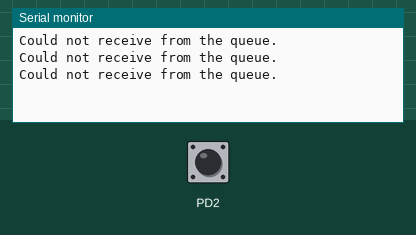
The program below on a simulated ATmega328P, built with avr-gcc and emulated at 16 MHz. Shown: the last lines printed to the serial monitor. The inputs (shaded band) are chosen by the test bench; at power-on: PD2 LOW.

Above: at 1.2 s.
1.3 s: PD2 driven HIGH
At 1.86 s:
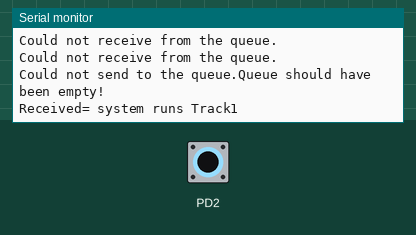
3.0 s: PD2 driven LOW
At 3.38 s:
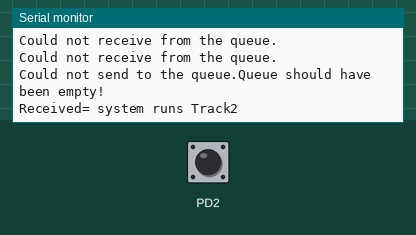
4.5 s: PD2 pulsed HIGH 2 times (0.12 s each, 0.3 s apart)
At 5.01 s:
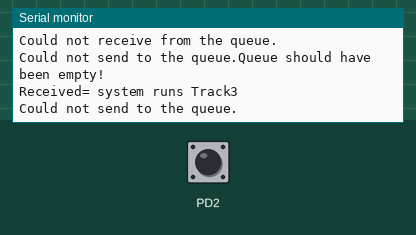
6.6 s: PD2 pulsed HIGH 5 times (0.12 s each, 0.3 s apart)
At 7.4 s:
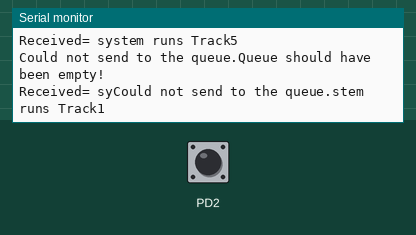
Timing chart, 0 to 9.6 s (numbered marks = the images above; inputs shaded):
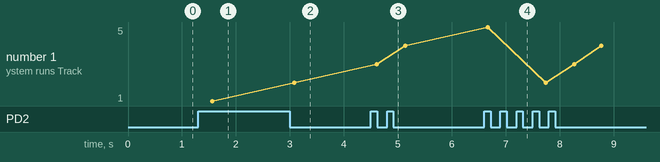

The program:

ArduinoUnoFreertos.c
```c
#define F_CPU 16000000UL
#define TrackSize 5

#include "FreeRTOS.h"
#include "task.h"
#include "semphr.h"
#include "USART.h"
#include "queue.h"

#include <stdio.h>
#include <string.h>
#include <stdlib.h>
#include <avr/io.h>
#include <util/delay.h>

static void vGetNextTrack();
static void vReceiverTask(void *pvParameters );

/*-----------------------------------------------------------*/

volatile unsigned long lastInterrupt;

volatile int playListIndex = 0;
char const *playList[] = {"Track1", "Track2", "Track3", "Track4", "Track5"};

QueueHandle_t xQueue;

//-----------------------------------------------------------

int main(void)
{
	// todo #1
	// 1. disable global interrupt
	cli();
	// 2. assign vGetNextTrack method to external Int0 attachinter
	attachInterrupt(0, vGetNextTrack, 1);
   USART_init();
    /* The queue is created to hold a maximum of 5 long values. */
    xQueue = xQueueCreate(5, sizeof(char *));
	if( xQueue != NULL )
	{
		xTaskCreate(vReceiverTask, "Receiver", 256, NULL, 2, NULL );
		sei();
		vTaskStartScheduler();
	}
	else
		USART_sendstr("The queue could not be created");

	for( ;; );
	return 0;

}


static void vGetNextTrack()
{
  char *lValueToSend = NULL;
  BaseType_t xStatus;

  if(xTaskGetTickCountFromISR() - lastInterrupt > 500) // we set a 10ms no-interrupts window
  {
	// todo #2
 	// 1. set lValueToSend to the right track
	  lValueToSend = (char *)playList[playListIndex];
 	// 2. send lValueToSend to Queue using appropriate methods 'suffix by FromISR'
	 lastInterrupt = xQueueSendFromISR(xQueue, &lValueToSend, 0);
    if( xStatus != pdPASS )
      USART_sendstr("Could not send to the queue.");

    lastInterrupt = xTaskGetTickCountFromISR();

    playListIndex++;
	if(playListIndex >= TrackSize)
	  playListIndex = 0;
  }
}


static void vReceiverTask( void *pvParameters )
{
/* Declare the variable that will hold the values received from the queue. */
    char * lReceivedValue;
    BaseType_t xStatus;
    const TickType_t xTicksToWait = pdMS_TO_TICKS( 99UL );
   	TickType_t xLastWakeTime = xTaskGetTickCount();
	for( ;; )
	{
		if( uxQueueMessagesWaiting( xQueue ) != 0 )
			USART_sendstr("Queue should have been empty!\r\n");

		xStatus = xQueueReceive( xQueue, &lReceivedValue, xTicksToWait );
		if( xStatus == pdPASS )
		{
			USART_sendstr("Received= system runs ");
			USART_sendstr(lReceivedValue);
			USART_sendstr( "\r\n");
		}
		else
			USART_sendstr("Could not receive from the queue.\r\n" );

		vTaskDelayUntil(&xLastWakeTime, (1000 / portTICK_PERIOD_MS));
	}
}
```

WInterrupts.c
```c
/* -*- mode: jde; c-basic-offset: 2; indent-tabs-mode: nil -*- */

/*
  Part of the Wiring project - http://wiring.uniandes.edu.co

  Copyright (c) 2004-05 Hernando Barragan

  This library is free software; you can redistribute it and/or
  modify it under the terms of the GNU Lesser General Public
  License as published by the Free Software Foundation; either
  version 2.1 of the License, or (at your option) any later version.

  This library is distributed in the hope that it will be useful,
  but WITHOUT ANY WARRANTY; without even the implied warranty of
  MERCHANTABILITY or FITNESS FOR A PARTICULAR PURPOSE.  See the GNU
  Lesser General Public License for more details.

  You should have received a copy of the GNU Lesser General
  Public License along with this library; if not, write to the
  Free Software Foundation, Inc., 59 Temple Place, Suite 330,
  Boston, MA  02111-1307  USA

  Modified 24 November 2006 by David A. Mellis
  Modified 1 August 2010 by Mark Sproul
*/

#include <inttypes.h>
#include <avr/io.h>
#include <avr/interrupt.h>
#include <avr/pgmspace.h>
#include <stdio.h>

#include "wiring_private.h"

static volatile voidFuncPtr intFunc[EXTERNAL_NUM_INTERRUPTS];
// volatile static voidFuncPtr twiIntFunc;

void attachInterrupt(uint8_t interruptNum, void (*userFunc)(void), int mode) {
  if(interruptNum < EXTERNAL_NUM_INTERRUPTS) {
    intFunc[interruptNum] = userFunc;

    // Configure the interrupt mode (trigger on low input, any change, rising
    // edge, or falling edge).  The mode constants were chosen to correspond
    // to the configuration bits in the hardware register, so we simply shift
    // the mode into place.

    // Enable the interrupt.

    switch (interruptNum) {
#if defined(__AVR_ATmega32U4__)
	// I hate doing this, but the register assignment differs between the 1280/2560
	// and the 32U4.  Since avrlib defines registers PCMSK1 and PCMSK2 that aren't
	// even present on the 32U4 this is the only way to distinguish between them.
    case 0:
	EICRA = (EICRA & ~((1<<ISC00) | (1<<ISC01))) | (mode << ISC00);
	EIMSK |= (1<<INT0);
	break;
    case 1:
	EICRA = (EICRA & ~((1<<ISC10) | (1<<ISC11))) | (mode << ISC10);
	EIMSK |= (1<<INT1);
	break;
    case 2:
        EICRA = (EICRA & ~((1<<ISC20) | (1<<ISC21))) | (mode << ISC20);
        EIMSK |= (1<<INT2);
        break;
    case 3:
        EICRA = (EICRA & ~((1<<ISC30) | (1<<ISC31))) | (mode << ISC30);
        EIMSK |= (1<<INT3);
        break;
    case 4:
        EICRB = (EICRB & ~((1<<ISC60) | (1<<ISC61))) | (mode << ISC60);
        EIMSK |= (1<<INT6);
        break;
#elif defined(EICRA) && defined(EICRB) && defined(EIMSK)
    case 2:
      EICRA = (EICRA & ~((1 << ISC00) | (1 << ISC01))) | (mode << ISC00);
      EIMSK |= (1 << INT0);
      break;
    case 3:
      EICRA = (EICRA & ~((1 << ISC10) | (1 << ISC11))) | (mode << ISC10);
      EIMSK |= (1 << INT1);
      break;
    case 4:
      EICRA = (EICRA & ~((1 << ISC20) | (1 << ISC21))) | (mode << ISC20);
      EIMSK |= (1 << INT2);
      break;
    case 5:
      EICRA = (EICRA & ~((1 << ISC30) | (1 << ISC31))) | (mode << ISC30);
      EIMSK |= (1 << INT3);
      break;
    case 0:
      EICRB = (EICRB & ~((1 << ISC40) | (1 << ISC41))) | (mode << ISC40);
      EIMSK |= (1 << INT4);
      break;
    case 1:
      EICRB = (EICRB & ~((1 << ISC50) | (1 << ISC51))) | (mode << ISC50);
      EIMSK |= (1 << INT5);
      break;
    case 6:
      EICRB = (EICRB & ~((1 << ISC60) | (1 << ISC61))) | (mode << ISC60);
      EIMSK |= (1 << INT6);
      break;
    case 7:
      EICRB = (EICRB & ~((1 << ISC70) | (1 << ISC71))) | (mode << ISC70);
      EIMSK |= (1 << INT7);
      break;
#else
    case 0:
    #if defined(EICRA) && defined(ISC00) && defined(EIMSK)
      EICRA = (EICRA & ~((1 << ISC00) | (1 << ISC01))) | (mode << ISC00);
      EIMSK |= (1 << INT0);
    #elif defined(MCUCR) && defined(ISC00) && defined(GICR)
      MCUCR = (MCUCR & ~((1 << ISC00) | (1 << ISC01))) | (mode << ISC00);
      GICR |= (1 << INT0);
    #elif defined(MCUCR) && defined(ISC00) && defined(GIMSK)
      MCUCR = (MCUCR & ~((1 << ISC00) | (1 << ISC01))) | (mode << ISC00);
      GIMSK |= (1 << INT0);
    #else
      #error attachInterrupt not finished for this CPU (case 0)
    #endif
      break;

    case 1:
    #if defined(EICRA) && defined(ISC10) && defined(ISC11) && defined(EIMSK)
      EICRA = (EICRA & ~((1 << ISC10) | (1 << ISC11))) | (mode << ISC10);
      EIMSK |= (1 << INT1);
    #elif defined(MCUCR) && defined(ISC10) && defined(ISC11) && defined(GICR)
      MCUCR = (MCUCR & ~((1 << ISC10) | (1 << ISC11))) | (mode << ISC10);
      GICR |= (1 << INT1);
    #elif defined(MCUCR) && defined(ISC10) && defined(GIMSK) && defined(GIMSK)
      MCUCR = (MCUCR & ~((1 << ISC10) | (1 << ISC11))) | (mode << ISC10);
      GIMSK |= (1 << INT1);
    #else
      #warning attachInterrupt may need some more work for this cpu (case 1)
    #endif
      break;

    case 2:
    #if defined(EICRA) && defined(ISC20) && defined(ISC21) && defined(EIMSK)
      EICRA = (EICRA & ~((1 << ISC20) | (1 << ISC21))) | (mode << ISC20);
      EIMSK |= (1 << INT2);
    #elif defined(MCUCR) && defined(ISC20) && defined(ISC21) && defined(GICR)
      MCUCR = (MCUCR & ~((1 << ISC20) | (1 << ISC21))) | (mode << ISC20);
      GICR |= (1 << INT2);
    #elif defined(MCUCR) && defined(ISC20) && defined(GIMSK) && defined(GIMSK)
      MCUCR = (MCUCR & ~((1 << ISC20) | (1 << ISC21))) | (mode << ISC20);
      GIMSK |= (1 << INT2);
    #endif
      break;
#endif
    }
  }
}

void detachInterrupt(uint8_t interruptNum) {
  if(interruptNum < EXTERNAL_NUM_INTERRUPTS) {
    // Disable the interrupt.  (We can't assume that interruptNum is equal
    // to the number of the EIMSK bit to clear, as this isn't true on the
    // ATmega8.  There, INT0 is 6 and INT1 is 7.)
    switch (interruptNum) {
#if defined(__AVR_ATmega32U4__)
    case 0:
        EIMSK &= ~(1<<INT0);
        break;
    case 1:
        EIMSK &= ~(1<<INT1);
        break;
    case 2:
        EIMSK &= ~(1<<INT2);
        break;
    case 3:
        EIMSK &= ~(1<<INT3);
        break;
    case 4:
        EIMSK &= ~(1<<INT6);
        break;
#elif defined(EICRA) && defined(EICRB) && defined(EIMSK)
    case 2:
      EIMSK &= ~(1 << INT0);
      break;
    case 3:
      EIMSK &= ~(1 << INT1);
      break;
    case 4:
      EIMSK &= ~(1 << INT2);
      break;
    case 5:
      EIMSK &= ~(1 << INT3);
      break;
    case 0:
      EIMSK &= ~(1 << INT4);
      break;
    case 1:
      EIMSK &= ~(1 << INT5);
      break;
    case 6:
      EIMSK &= ~(1 << INT6);
      break;
    case 7:
      EIMSK &= ~(1 << INT7);
      break;
#else
    case 0:
    #if defined(EIMSK) && defined(INT0)
      EIMSK &= ~(1 << INT0);
    #elif defined(GICR) && defined(ISC00)
      GICR &= ~(1 << INT0); // atmega32
    #elif defined(GIMSK) && defined(INT0)
      GIMSK &= ~(1 << INT0);
    #else
      #error detachInterrupt not finished for this cpu
    #endif
      break;

    case 1:
    #if defined(EIMSK) && defined(INT1)
      EIMSK &= ~(1 << INT1);
    #elif defined(GICR) && defined(INT1)
      GICR &= ~(1 << INT1); // atmega32
    #elif defined(GIMSK) && defined(INT1)
      GIMSK &= ~(1 << INT1);
    #else
      #warning detachInterrupt may need some more work for this cpu (case 1)
    #endif
      break;
#endif
    }

    intFunc[interruptNum] = 0;
  }
}

/*
void attachInterruptTwi(void (*userFunc)(void) ) {
  twiIntFunc = userFunc;
}
*/

#if defined(__AVR_ATmega32U4__)
ISR(INT0_vect) {
	if(intFunc[EXTERNAL_INT_0])
		intFunc[EXTERNAL_INT_0]();
}

ISR(INT1_vect) {
	if(intFunc[EXTERNAL_INT_1])
		intFunc[EXTERNAL_INT_1]();
}

ISR(INT2_vect) {
    if(intFunc[EXTERNAL_INT_2])
		intFunc[EXTERNAL_INT_2]();
}

ISR(INT3_vect) {
    if(intFunc[EXTERNAL_INT_3])
		intFunc[EXTERNAL_INT_3]();
}

ISR(INT6_vect) {
    if(intFunc[EXTERNAL_INT_4])
		intFunc[EXTERNAL_INT_4]();
}

#elif defined(EICRA) && defined(EICRB)

ISR(INT0_vect) {
  if(intFunc[EXTERNAL_INT_2])
    intFunc[EXTERNAL_INT_2]();
}

ISR(INT1_vect) {
  if(intFunc[EXTERNAL_INT_3])
    intFunc[EXTERNAL_INT_3]();
}

ISR(INT2_vect) {
  if(intFunc[EXTERNAL_INT_4])
    intFunc[EXTERNAL_INT_4]();
}

ISR(INT3_vect) {
  if(intFunc[EXTERNAL_INT_5])
    intFunc[EXTERNAL_INT_5]();
}

ISR(INT4_vect) {
  if(intFunc[EXTERNAL_INT_0])
    intFunc[EXTERNAL_INT_0]();
}

ISR(INT5_vect) {
  if(intFunc[EXTERNAL_INT_1])
    intFunc[EXTERNAL_INT_1]();
}

ISR(INT6_vect) {
  if(intFunc[EXTERNAL_INT_6])
    intFunc[EXTERNAL_INT_6]();
}

ISR(INT7_vect) {
  if(intFunc[EXTERNAL_INT_7])
    intFunc[EXTERNAL_INT_7]();
}

#else

ISR(INT0_vect) {
  if(intFunc[EXTERNAL_INT_0])
    intFunc[EXTERNAL_INT_0]();
}

ISR(INT1_vect) {
  if(intFunc[EXTERNAL_INT_1])
    intFunc[EXTERNAL_INT_1]();
}

#if defined(EICRA) && defined(ISC20)
ISR(INT2_vect) {
  if(intFunc[EXTERNAL_INT_2])
    intFunc[EXTERNAL_INT_2]();
}
#endif

#endif

/*
ISR(TWI_vect) {
  if(twiIntFunc)
    twiIntFunc();
}
*/
```

list.c
```c
// (licence header left out)
#include "FreeRTOS.h"
#include "list.h"

#include <stdlib.h>


/*-----------------------------------------------------------
 * PUBLIC LIST API documented in list.h
 *----------------------------------------------------------*/

void vListInitialise( List_t * const pxList )
{
	/* The list structure contains a list item which is used to mark the
	end of the list.  To initialise the list the list end is inserted
	as the only list entry. */
	pxList->pxIndex = ( ListItem_t * ) &( pxList->xListEnd );			/*lint !e826 !e740 The mini list structure is used as the list end to save RAM.  This is checked and valid. */

	/* The list end value is the highest possible value in the list to
	ensure it remains at the end of the list. */
	pxList->xListEnd.xItemValue = portMAX_DELAY;

	/* The list end next and previous pointers point to itself so we know
	when the list is empty. */
	pxList->xListEnd.pxNext = ( ListItem_t * ) &( pxList->xListEnd );	/*lint !e826 !e740 The mini list structure is used as the list end to save RAM.  This is checked and valid. */
	pxList->xListEnd.pxPrevious = ( ListItem_t * ) &( pxList->xListEnd );/*lint !e826 !e740 The mini list structure is used as the list end to save RAM.  This is checked and valid. */

	pxList->uxNumberOfItems = ( UBaseType_t ) 0U;

	/* Write known values into the list if
	configUSE_LIST_DATA_INTEGRITY_CHECK_BYTES is set to 1. */
	listSET_LIST_INTEGRITY_CHECK_1_VALUE( pxList );
	listSET_LIST_INTEGRITY_CHECK_2_VALUE( pxList );
}
/*-----------------------------------------------------------*/

void vListInitialiseItem( ListItem_t * const pxItem )
{
	/* Make sure the list item is not recorded as being on a list. */
	pxItem->pvContainer = NULL;

	/* Write known values into the list item if
	configUSE_LIST_DATA_INTEGRITY_CHECK_BYTES is set to 1. */
	listSET_FIRST_LIST_ITEM_INTEGRITY_CHECK_VALUE( pxItem );
	listSET_SECOND_LIST_ITEM_INTEGRITY_CHECK_VALUE( pxItem );
}
/*-----------------------------------------------------------*/

void vListInsertEnd( List_t * const pxList, ListItem_t * const pxNewListItem )
{
ListItem_t * const pxIndex = pxList->pxIndex;

	/* Only effective when configASSERT() is also defined, these tests may catch
	the list data structures being overwritten in memory.  They will not catch
	data errors caused by incorrect configuration or use of FreeRTOS. */
	listTEST_LIST_INTEGRITY( pxList );
	listTEST_LIST_ITEM_INTEGRITY( pxNewListItem );

	/* Insert a new list item into pxList, but rather than sort the list,
	makes the new list item the last item to be removed by a call to
	listGET_OWNER_OF_NEXT_ENTRY(). */
	pxNewListItem->pxNext = pxIndex;
	pxNewListItem->pxPrevious = pxIndex->pxPrevious;

	/* Only used during decision coverage testing. */
	mtCOVERAGE_TEST_DELAY();

	pxIndex->pxPrevious->pxNext = pxNewListItem;
	pxIndex->pxPrevious = pxNewListItem;

	/* Remember which list the item is in. */
	pxNewListItem->pvContainer = ( void * ) pxList;

	( pxList->uxNumberOfItems )++;
}
/*-----------------------------------------------------------*/

void vListInsert( List_t * const pxList, ListItem_t * const pxNewListItem )
{
ListItem_t *pxIterator;
const TickType_t xValueOfInsertion = pxNewListItem->xItemValue;

	/* Only effective when configASSERT() is also defined, these tests may catch
	the list data structures being overwritten in memory.  They will not catch
	data errors caused by incorrect configuration or use of FreeRTOS. */
	listTEST_LIST_INTEGRITY( pxList );
	listTEST_LIST_ITEM_INTEGRITY( pxNewListItem );

	/* Insert the new list item into the list, sorted in xItemValue order.

	If the list already contains a list item with the same item value then the
	new list item should be placed after it.  This ensures that TCB's which are
	stored in ready lists (all of which have the same xItemValue value) get a
	share of the CPU.  However, if the xItemValue is the same as the back marker
	the iteration loop below will not end.  Therefore the value is checked
	first, and the algorithm slightly modified if necessary. */
	if( xValueOfInsertion == portMAX_DELAY )
	{
		pxIterator = pxList->xListEnd.pxPrevious;
	}
	else
	{
		/* *** NOTE ***********************************************************
		If you find your application is crashing here then likely causes are
		listed below.  In addition see http://www.freertos.org/FAQHelp.html for
		more tips, and ensure configASSERT() is defined!
		http://www.freertos.org/a00110.html#configASSERT

			1) Stack overflow -
			   see http://www.freertos.org/Stacks-and-stack-overflow-checking.html
			2) Incorrect interrupt priority assignment, especially on Cortex-M
			   parts where numerically high priority values denote low actual
			   interrupt priorities, which can seem counter intuitive.  See
			   http://www.freertos.org/RTOS-Cortex-M3-M4.html and the definition
			   of configMAX_SYSCALL_INTERRUPT_PRIORITY on
			   http://www.freertos.org/a00110.html
			3) Calling an API function from within a critical section or when
			   the scheduler is suspended, or calling an API function that does
			   not end in "FromISR" from an interrupt.
			4) Using a queue or semaphore before it has been initialised or
			   before the scheduler has been started (are interrupts firing
			   before vTaskStartScheduler() has been called?).
		**********************************************************************/

		for( pxIterator = ( ListItem_t * ) &( pxList->xListEnd ); pxIterator->pxNext->xItemValue <= xValueOfInsertion; pxIterator = pxIterator->pxNext ) /*lint !e826 !e740 The mini list structure is used as the list end to save RAM.  This is checked and valid. */
		{
			/* There is nothing to do here, just iterating to the wanted
			insertion position. */
		}
	}

	pxNewListItem->pxNext = pxIterator->pxNext;
	pxNewListItem->pxNext->pxPrevious = pxNewListItem;
	pxNewListItem->pxPrevious = pxIterator;
	pxIterator->pxNext = pxNewListItem;

	/* Remember which list the item is in.  This allows fast removal of the
	item later. */
	pxNewListItem->pvContainer = ( void * ) pxList;

	( pxList->uxNumberOfItems )++;
}
/*-----------------------------------------------------------*/

UBaseType_t uxListRemove( ListItem_t * const pxItemToRemove )
{
/* The list item knows which list it is in.  Obtain the list from the list
item. */
List_t * const pxList = ( List_t * ) pxItemToRemove->pvContainer;

	pxItemToRemove->pxNext->pxPrevious = pxItemToRemove->pxPrevious;
	pxItemToRemove->pxPrevious->pxNext = pxItemToRemove->pxNext;

	/* Only used during decision coverage testing. */
	mtCOVERAGE_TEST_DELAY();

	/* Make sure the index is left pointing to a valid item. */
	if( pxList->pxIndex == pxItemToRemove )
	{
		pxList->pxIndex = pxItemToRemove->pxPrevious;
	}
	else
	{
		mtCOVERAGE_TEST_MARKER();
	}

	pxItemToRemove->pvContainer = NULL;
	( pxList->uxNumberOfItems )--;

	return pxList->uxNumberOfItems;
}
/*-----------------------------------------------------------*/
```

Source omitted: croutine.c (15372 bytes), heap_2.c (11902 bytes), queue.c (80154 bytes), tasks.c (140341 bytes), timers.c (33536 bytes), wiring.c (6832 bytes), USART.c (800 bytes), FreeRTOS.h (25384 bytes), StackMacros.h (9260 bytes), USART.h (273 bytes), binary.h (10379 bytes), croutine.h (28367 bytes) and 14 more

Measured:
- after the input at 1.3 s, the serial monitor: prints a new line at once (image 1)
- after the input at 3.0 s, the serial monitor: prints a new line after 0.09 s (image 2)
- after the input at 4.5 s, the serial monitor: prints a new line after 0.11 s (image 3)
- after the input at 6.6 s, the serial monitor: prints a new line after 0.06 s (image 4)
- plotted number 1: 1 → 2 after the input at 3.0 s, 2 → 4 after the input at 4.5 s
